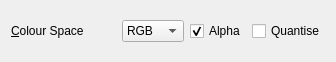
<?xml version="1.0" encoding="UTF-8"?>
<ui version="4.0">
 <class>GfxPaint::ColourSpaceSlidersWidget</class>
 <widget class="QWidget" name="GfxPaint::ColourSpaceSlidersWidget">
  <property name="geometry">
   <rect>
    <x>0</x>
    <y>0</y>
    <width>336</width>
    <height>62</height>
   </rect>
  </property>
  <property name="windowTitle">
   <string>Form</string>
  </property>
  <layout class="QGridLayout" name="gridLayout" columnstretch="1,0,0,0,0">
   <item row="0" column="0">
    <widget class="QLabel" name="colourSpaceLabel">
     <property name="text">
      <string>&amp;Colour Space</string>
     </property>
     <property name="buddy">
      <cstring>colourSpaceComboBox</cstring>
     </property>
    </widget>
   </item>
   <item row="0" column="1" colspan="2">
    <widget class="QComboBox" name="colourSpaceComboBox">
     <item>
      <property name="text">
       <string>RGB</string>
      </property>
     </item>
     <item>
      <property name="text">
       <string>sRGB</string>
      </property>
     </item>
     <item>
      <property name="text">
       <string>XYZ</string>
      </property>
     </item>
     <item>
      <property name="text">
       <string>xyY</string>
      </property>
     </item>
     <item>
      <property name="text">
       <string>HSV</string>
      </property>
     </item>
     <item>
      <property name="text">
       <string>HSL</string>
      </property>
     </item>
     <item>
      <property name="text">
       <string>HCY</string>
      </property>
     </item>
    </widget>
   </item>
   <item row="0" column="3">
    <widget class="QCheckBox" name="alphaCheckBox">
     <property name="text">
      <string>Alpha</string>
     </property>
     <property name="checked">
      <bool>true</bool>
     </property>
    </widget>
   </item>
   <item row="0" column="4">
    <widget class="QCheckBox" name="quantiseCheckBox">
     <property name="text">
      <string>Quantise</string>
     </property>
    </widget>
   </item>
   <item row="1" column="0" colspan="5">
    <layout class="QVBoxLayout" name="colourSliderLayout"/>
   </item>
  </layout>
 </widget>
 <resources/>
 <connections/>
</ui>
